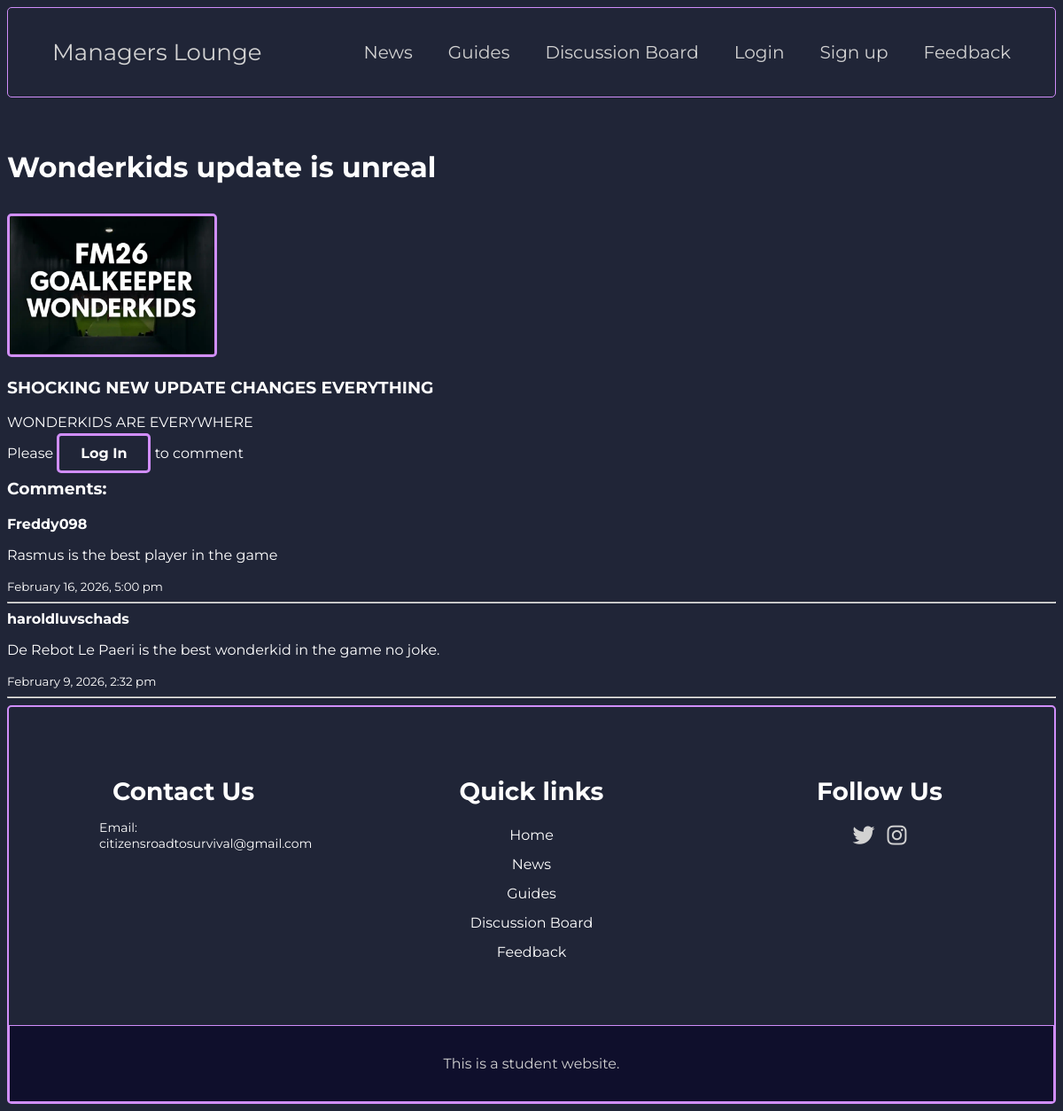
The page /retrieve_guides.php?id=2 on the database its author committed.
### tables this page shows
CREATE TABLE `guides` (
  `id` int(11) NOT NULL,
  `title` text NOT NULL,
  `description` text NOT NULL,
  `picture` blob NOT NULL,
  `content` text NOT NULL,
  `username` text NOT NULL,
  `time_created` timestamp NOT NULL DEFAULT current_timestamp() ON UPDATE current_timestamp(),
  `comments` text NOT NULL
);

CREATE TABLE `guides_comments` (
  `id` int(11) NOT NULL,
  `user_id` int(11) NOT NULL,
  `guides_id` int(11) NOT NULL,
  `text` text NOT NULL,
  `date_created` timestamp NOT NULL DEFAULT current_timestamp() ON UPDATE current_timestamp()
);

CREATE TABLE `ml_users` (
  `id` int(11) NOT NULL,
  `username` text NOT NULL,
  `password` text NOT NULL,
  `firstname` text NOT NULL,
  `lastname` text NOT NULL,
  `email` text NOT NULL,
  `bio` text NOT NULL,
  `profile_pic` blob NOT NULL,
  `status` enum('active','inactive','','') NOT NULL,
  `birthdate` text NOT NULL,
  `role` enum('user','admin','','') NOT NULL
);

### retrieve_guides.php (the view, shortened to what this page needs)
<!DOCTYPE html>
<html lang="en">
<head>
    <link rel="stylesheet" href="main.css">
    <link rel="stylesheet" href="retrieve_news.css">
    <link rel="stylesheet" href="feedback.css">
    <link rel="stylesheet" href="https://cdnjs.cloudflare.com/ajax/libs/font-awesome/6.5.0/css/all.min.css">
</head>
<body>
<header class="header">
        <div class="header_content">
            <a href="index.html" class="logo">Managers Lounge</a>
            <nav class="nav">
                <ul class="nav_list">
                    <li class="nav_item"> <a href="listnews.php" class="nav_link">News</a></li>
                    <li class="nav_item"> <a href="listguides.php" class="nav_link">Guides</a></li>
                    <li class="nav_item"> <a href="discussionboard.php" class="nav_link">Discussion Board</a></li>
                    <li class="nav_item" id="login"> <a href="login.php" class="nav_link">Login</a></li>
                    <li class="nav_item"> <a href="signup.php" class="nav_link">Sign up</a></li>
                    <li class="nav_item"> <a href="feedback.php" class="nav_link">Feedback</a></li>
                </ul>
            </nav>
        </div>
    </header>
<?php
include 'connectdb.php';
$guides_id = $_GET['id'];
$sql = "SELECT title, description, content, picture FROM guides WHERE id = ?";
$stmt = $conn->prepare($sql);
$stmt->bind_param("i", $guides_id);
$stmt->execute();
$result = $stmt->get_result();
if($result->num_rows > 0) {
    while ($row = $result->fetch_assoc()){
        if (!empty($row['picture'])) {
            echo "<h1>" . html_entity_decode($row['title']) . "</h1>";
            if (file_exists($row['picture'])) {
                echo "<img src='" . htmlspecialchars($row['picture']) . "' alt='Post Image'>";
            }
        }
        echo '<section class="postCard2">';
        echo "<h3>" . html_entity_decode($row['description']) . "</h3>";
        echo "<p>" . html_entity_decode($row['content']) . "</p>";
        echo '</section>';
    }
} else {
    echo "Sorry, 0 Results Returned";
}
?>
<?php
if (isset($_SESSION['user_id'])){
    echo '
    <section class="comment-form">
        <form method="POST" action="post_guides_comments.php">
            <textarea name="text" placeholder="What would you like to comment..." required></textarea><br>
            <input type="hidden" name="guides_id" value="'. htmlspecialchars($guides_id) . '">
            <button class=btn type="submit">Post Comment</button>
        </form>
    </section>';
} else{
    echo '<p>Please <a href="login.php" class="btn">Log In</a> to comment </p>';
}
$commentQuery = "SELECT g.text, g.date_created, u.username
                 FROM guides_comments g
                 JOIN ml_users u ON g.user_id = u.id
                 WHERE g.guides_id = ?
                 ORDER BY g.date_created DESC";
$commentStmt = $conn->prepare($commentQuery);
$commentStmt->bind_param("i", $guides_id);
$commentStmt->execute();
$commentResult = $commentStmt->get_result();
echo '<section class="comments">';
echo '<h3>Comments:</h3>';
while ($comment = $commentResult->fetch_assoc()) {
    echo "<div class='comment-box'>";
    echo "<strong>" . htmlspecialchars($comment['username']) . "</strong><br>";
    echo "<p>" . nl2br(htmlspecialchars($comment['text'])) . "</p>";
    echo "<small>". date("F j, Y, g:i a", strtotime($comment['date_created'])) . "</small>";
    echo "</div><hr>";
}
echo '</section>';
?>
        <footer>
        <div class="f-container">
            <div class="footer-content">
                <h3>Contact Us</h3>
                <p>Email: citizensroadtosurvival@gmail.com</p>
            </div>
            <div class="footer-content">
                <h3> Quick links</h3>
                <ul class="f-list">
                    <li><a href="index.html">Home</a></li>
                    <li><a href="listnews.php">News</a></li>
                    <li><a href="listguides.php">Guides</a></li>
                    <li><a href="discussionboard.php">Discussion Board</a></li>
                    <li><a href="feedback.php">Feedback</a></li>
                </ul>
            </div>
            <div class="footer-content">
                <h3>Follow Us</h3>
                <ul class="social-icons">
                    <li><a href="https://x.com/Citizens_RoadTS"><i class="fab fa-twitter"></i></a></li>
                    <li><a href="https://www.instagram.com/citizensroadtosurvival/"><i class="fab fa-instagram"></i></a></li>
                </ul>
            </div>
        </div>
        <div class="bottom-bar">
            <p>This is a student website.</p>
        </div>
    </footer>
</body>
</html>

### main.css (style rules this page uses)
body { font-family: "Montserrat", sans-serif; font-optical-sizing: auto; font-weight: weight; font-style: normal; background-color: #202537; color: #FFFFFF; }
* { box-sizing: border-box; }
nav { margin: 0; padding: 0; }
ul { list-style: none; }
.nav { transition: all 0.4s ease-in-out; }
a { text-decoration: none; color: inherit; }
.logo { color: #D2D2D2; font-size: 26px; }
.header { position: relative; width: 100%; top: 0; border: 1px solid #D18EFB; border-radius: 5px; padding: 20px; ; }
.header_content { display: flex; align-items: center; justify-content: space-between; padding: 0 30px; min-height: 60px; }
.nav_list { display: flex; column-gap: 40px; }
.nav_link { color: #D2D2D2; font-size: 20px; transition: all 0.4s; }
.btn { border: 3px solid #D18EFB; border-radius: 5px; cursor: pointer; text-decoration: none; padding: 10px 24px; color: #FFFFFF; transition-duration: 0.4s; font-weight: bold; }
footer { background-color: transparent; padding-top: 50px; border: 2px solid #D18EFB; border-radius: 5px; }
.f-container { max-width: 100%; margin: auto; display: flex; justify-content: center; }
.footer-content { width: 33.3%; }
.footer-content h3 { font-size: 28px; margin-bottom: 15px; text-align: center; }
.footer-content p { width: 190px; margin: auto; font-size: 14px; }
.footer-content ul { text-align: center; }
.f-list { padding: 0; }
.f-list li { width: auto; text-align: center; list-style-type: none; padding: 7px; position: relative; }
.f-list li::before { content: ""; position: absolute; left: 50%; top: 100%; transform: translate(-50%, -50%); width: 0; height: 2px; background: #316E74; transition-duration: 0.4s; }
.social-icons { text-align: center; padding: 0; }
.social-icons li { display: inline-block; text-align: center; padding: 5px; }
.social-icons i { color: #D2D2D2; font-size: 25px; }
.bottom-bar { background-color: #0F0F2C; padding: 10px 0; text-align: center; margin-top: 50px; border: 1px solid #D18EFB; }
.bottom-bar p { font-size: 14px; color: #D2D2D2; font-size: 16px; padding: 7px; }
a { color: white; }

### retrieve_news.css (style rules this page uses)
section { text-align: left; }
img { margin-top: 1%; width: 20%; height: 20%; border: 3px solid #D18EFB; border-radius: 5px; margin-right: auto; margin-left: auto; }

### feedback.css (style rules this page uses)
h1 { margin-top: 5%; }

### rows shown on the page
guides: title "Wonderkids update is unreal", picture (picture), description "SHOCKING NEW UPDATE CHANGES EVERYTHING", content "WONDERKIDS ARE EVERYWHERE"
guides_comments: user.username "Freddy098", text "Rasmus is the best player in the game", date_created "February 16, 2026, 5:00 pm"
guides_comments: user.username "haroldluvschads", text "De Rebot Le Paeri is the best wonderkid in the game no joke.", date_created "February 9, 2026, 2:32 pm"
